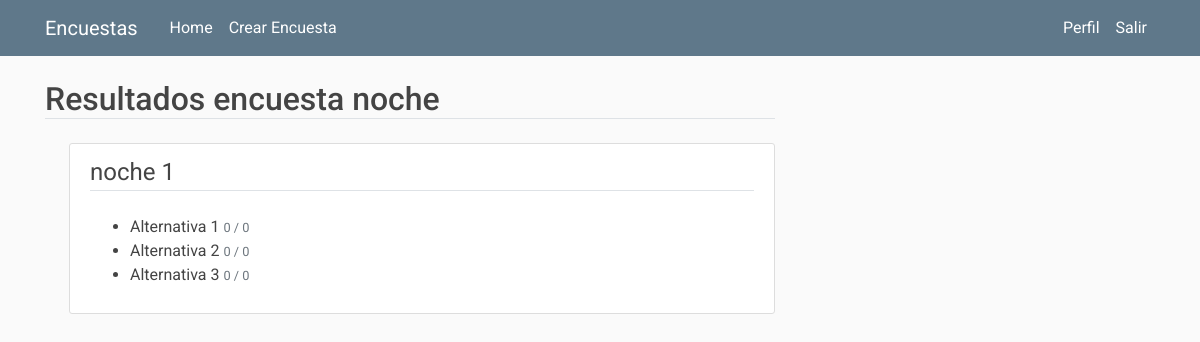
The app's page /resultados_encuesta/2 (signed in), older data.
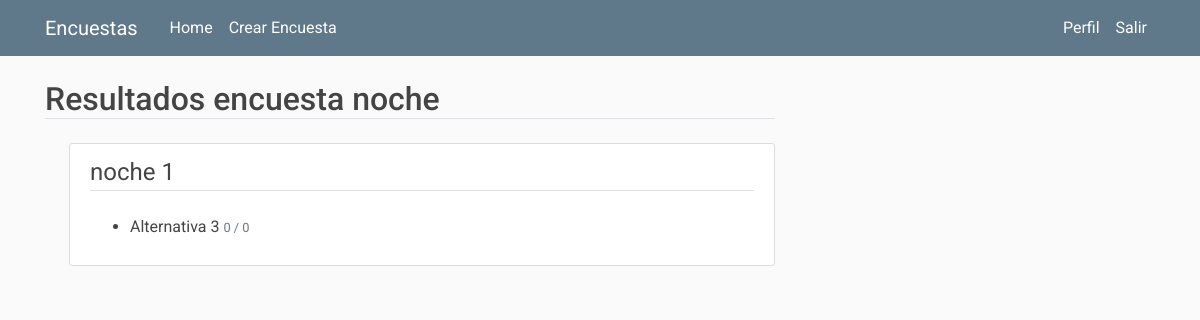
The same page, newer data.
### encuestas/models.py (models this page shows)
class Pregunta(db.Model):
    id = db.Column(db.Integer, primary_key = True)
    title = db.Column(db.String(100), nullable = False)
    encuesta_id = db.Column(db.Integer, db.ForeignKey('encuesta.id'), nullable = False)
    items = db.relationship('Item', backref = 'options', lazy = True)

class Item(db.Model):
    id = db.Column(db.Integer, primary_key = True)
    description = db.Column(db.String(1000), nullable = False)
    pregunta_id = db.Column(db.Integer, db.ForeignKey('pregunta.id'), nullable = False)

### encuestas/routes.py (the view)
@app.route("/resultados_encuesta/<int:encuesta_id>", methods=['GET', 'POST'])
@login_required
def resultados_encuesta(encuesta_id):
    encuesta = Encuesta.query.get_or_404(encuesta_id)
    preguntas = Pregunta.query.filter_by(encuesta_id = encuesta_id)
    id_preguntas = []
    for preg in preguntas:
        id_preguntas.append(preg.id)
    items = Item.query.filter(Item.pregunta_id.in_(id_preguntas))
    mp = {}
    for item in items:
        temp = Respuesta.query.filter_by(item_id = item.id).all()
        temp_tot = Respuesta.query.filter_by(pregunta_id = item.pregunta_id).all()
        mp[item.id] = '       '+ str(len(temp))+' / '+str(len(temp_tot))
    return render_template('resultado_encuesta.html',
        title= 'Resultados Encuesta',
        encuesta = encuesta,
        preguntas = preguntas,
        items = items,
        mp=mp
    )

### encuestas/models.py (called while the page is built)
@login_manager_.user_loader
def load_user(user_id):
    return User.query.get(int(user_id))

### encuestas/templates/resultado_encuesta.html
{% extends "layout.html" %}
{% block content %}
<h2 class="border-bottom mb-4">
  Resultados {{ encuesta.title}}
</h2>
<div class="content-section ml-4">
    <div class = "form-group">
      {%for pregunta in preguntas%}
      <fieldset class="form-group">
        <legend class="border-bottom">
          {{pregunta.title}}
        </legend>
      </fieldset>
        <ul>
          {%for item in items%}
          {%if item.pregunta_id == pregunta.id%}
            <li>{{item.description}} <small class="text-muted" align="center"> {{mp[item.id]}}    </small>  </li>
          {%endif%}
          {%endfor%}
        </ul>
      {%endfor%}
    </div>
</div>
{% endblock content %}

Row changes from the older to the newer data that the page shows:
removed Item: description "Alternativa 1", mp "0 / 0"
removed Item: description "Alternativa 2", mp "0 / 0"
